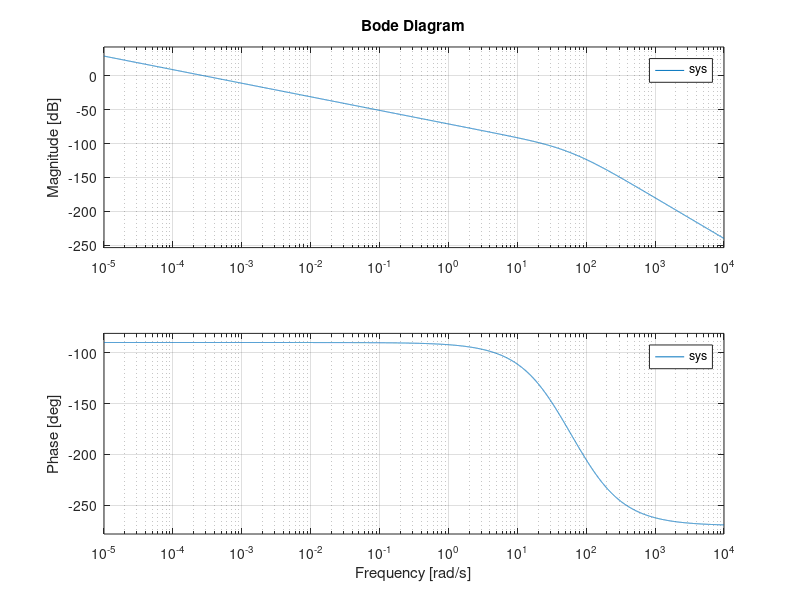

Recreate this plot in MATLAB. (Note: this script raises an error after producing the figure.)
clc; clear; close all;
format compact;

% Defining System
s=tf('s');
sys=1/(s*(s+36)*(s+100));

% Drawing Bode Plot
omega = logspace(-5,4,10000);
bode(sys,omega), grid on;

% Finding parameters related to bode plot
[Gm,Pm,wpm,wgm]=margin(sys);       % finding GM, PM, PCF, GCF
Gm_db = 20*log10(Gm);              % Gm in dB
bw = bandwidth(feedback(sys,1));   % Finding Bandwidth

%% Required formula's
% OS to zeta and Pm
OS = 0.2;
zeta = -log(OS)/(pi^2+(log(OS))^2)^0.5
Pm = atan(2*zeta/sqrt(-2*zeta^2+sqrt(1+4*zeta^4)))*180/pi

% Closed-loop bandwidth
% w_n = 4/(Ts*zeta)
% w_n = pi/(Tp*sqrt(1-zeta^2));
Tp= 0.1;
w_n = pi/(Tp*sqrt(1-zeta^2));
w_BW = w_n * sqrt((1-2*zeta^2)+sqrt(4*zeta^4-4*zeta^2+2))


%% Trial and Error for lag Compensator
% Get these two values from the bode plot
w = 9.29;
gain_db = 12.4;

b=0.222;     % Change b and check the errors

zero = w/10;
gain = 10^(-gain_db/20);
trail_gain_error = abs((b/zero)*(zero+w*i)/(b+w*i)) - gain
